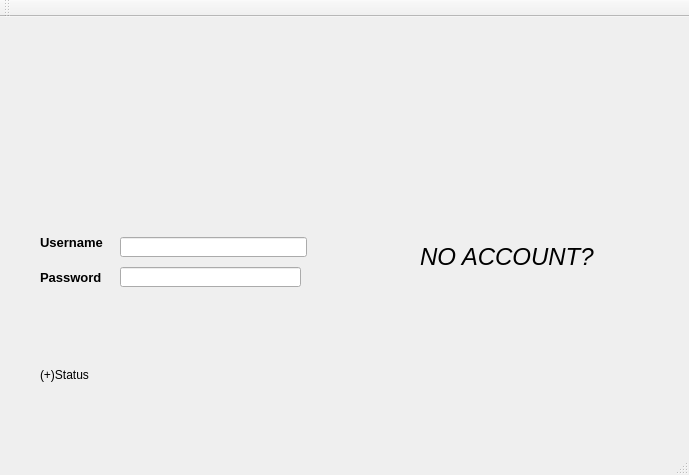
<?xml version="1.0" encoding="UTF-8"?>
<ui version="4.0">
 <class>Login</class>
 <widget class="QMainWindow" name="Login">
  <property name="geometry">
   <rect>
    <x>0</x>
    <y>0</y>
    <width>689</width>
    <height>475</height>
   </rect>
  </property>
  <property name="windowTitle">
   <string>Login</string>
  </property>
  <widget class="QWidget" name="centralWidget">
   <widget class="QLabel" name="label_login">
    <property name="geometry">
     <rect>
      <x>40</x>
      <y>350</y>
      <width>281</width>
      <height>16</height>
     </rect>
    </property>
    <property name="text">
     <string>(+)Status</string>
    </property>
   </widget>
   <widget class="QPushButton" name="pushButton_2">
    <property name="geometry">
     <rect>
      <x>410</x>
      <y>280</y>
      <width>171</width>
      <height>71</height>
     </rect>
    </property>
    <property name="styleSheet">
     <string notr="true">#pushButton_2{
background-color: transparent;
border-image: url(:images/su2.png);
background: none;
border: none;
background-repeat: none;
}</string>
    </property>
    <property name="text">
     <string/>
    </property>
   </widget>
   <widget class="QPushButton" name="pushButton">
    <property name="geometry">
     <rect>
      <x>130</x>
      <y>280</y>
      <width>151</width>
      <height>71</height>
     </rect>
    </property>
    <property name="styleSheet">
     <string notr="true">#pushButton{
background-color: transparent;
border-image: url(:images/log2.png);
background: none;
border: none;
background-repeat: none;
}</string>
    </property>
    <property name="text">
     <string/>
    </property>
   </widget>
   <widget class="QLabel" name="label_2">
    <property name="geometry">
     <rect>
      <x>40</x>
      <y>210</y>
      <width>71</width>
      <height>31</height>
     </rect>
    </property>
    <property name="text">
     <string>&lt;html&gt;&lt;head/&gt;&lt;body&gt;&lt;p&gt;&lt;span style=&quot; font-size:10pt; font-weight:600;&quot;&gt;Username&lt;/span&gt;&lt;/p&gt;&lt;/body&gt;&lt;/html&gt;</string>
    </property>
   </widget>
   <widget class="QLineEdit" name="lineEdit_Username">
    <property name="geometry">
     <rect>
      <x>120</x>
      <y>220</y>
      <width>187</width>
      <height>20</height>
     </rect>
    </property>
    <property name="styleSheet">
     <string notr="true"/>
    </property>
   </widget>
   <widget class="QLineEdit" name="lineEdit_Password">
    <property name="geometry">
     <rect>
      <x>120</x>
      <y>250</y>
      <width>181</width>
      <height>20</height>
     </rect>
    </property>
    <property name="echoMode">
     <enum>QLineEdit::Password</enum>
    </property>
   </widget>
   <widget class="QLabel" name="label_3">
    <property name="geometry">
     <rect>
      <x>40</x>
      <y>250</y>
      <width>81</width>
      <height>21</height>
     </rect>
    </property>
    <property name="text">
     <string>&lt;html&gt;&lt;head/&gt;&lt;body&gt;&lt;p&gt;&lt;span style=&quot; font-size:10pt; font-weight:600;&quot;&gt;Password&lt;/span&gt;&lt;/p&gt;&lt;/body&gt;&lt;/html&gt;</string>
    </property>
   </widget>
   <widget class="QLabel" name="label">
    <property name="geometry">
     <rect>
      <x>420</x>
      <y>200</y>
      <width>201</width>
      <height>81</height>
     </rect>
    </property>
    <property name="text">
     <string>&lt;html&gt;&lt;head/&gt;&lt;body&gt;&lt;p&gt;&lt;span style=&quot; font-size:18pt; font-style:italic;&quot;&gt;NO ACCOUNT?&lt;/span&gt;&lt;/p&gt;&lt;/body&gt;&lt;/html&gt;</string>
    </property>
   </widget>
  </widget>
  <widget class="QMenuBar" name="menuBar">
   <property name="geometry">
    <rect>
     <x>0</x>
     <y>0</y>
     <width>689</width>
     <height>21</height>
    </rect>
   </property>
  </widget>
  <widget class="QToolBar" name="mainToolBar">
   <attribute name="toolBarArea">
    <enum>TopToolBarArea</enum>
   </attribute>
   <attribute name="toolBarBreak">
    <bool>false</bool>
   </attribute>
  </widget>
  <widget class="QStatusBar" name="statusBar"/>
 </widget>
 <layoutdefault spacing="6" margin="11"/>
 <resources/>
 <connections/>
</ui>
